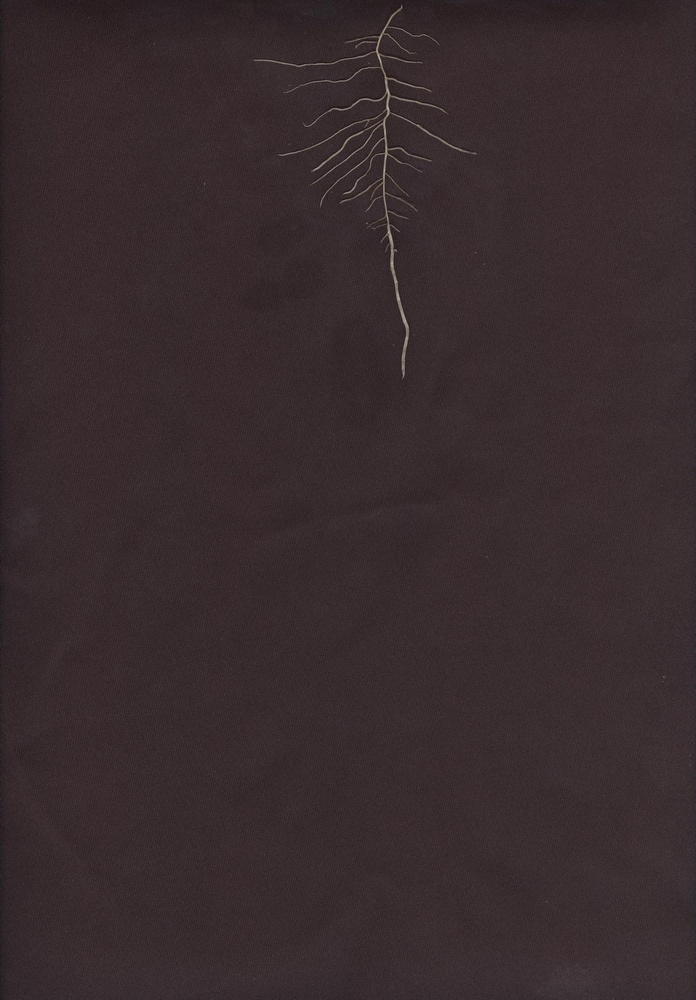
#> input picture project_rootSystem/data/datasetII/raw/15.jpg, 696 x 1000 px, shrunk from 1716 x 2464 before the run, found by its file name; its folder holds only this picture in this run
$ python main.py   (older library calls are emulated)
#> lines starting #> are read from the running program, lines starting #| are printed output that depends on the picture; after the words box and inside, x2 and y2 are one past the last pixel; in counts of white or black regions, pixels touching at a corner belong together
### project_rootSystem/models/Time/segment.py
import os
import cv2
import numpy as np
from collections import deque
import distinctipy

"""图片预处理"""
def preprocess(image):
    # 1.顶帽变化
    kernel = cv2.getStructuringElement(cv2.MORPH_ELLIPSE, (27, 27))  # 定义结构元素，这里使用一个较大的核，以便捕捉根系的细节
    tophat1 = cv2.morphologyEx(image, cv2.MORPH_TOPHAT, kernel)  # 应用顶帽变换
    tophat1 = cv2.normalize(tophat1, None, 0, 255, cv2.NORM_MINMAX)  # 调整对比度以更好地显示结果

    return tophat1

"""去除图片噪声"""
def denoise(image):
    # 找到所有的连通分量及其统计信息
    num_labels, labels, stats, centroids = cv2.connectedComponentsWithStats(image, 8, cv2.CV_32S)

    # 找到最大连通分量的索引
    max_area = 0
    max_area_index = -1
    for i in range(1, num_labels):  # 从1开始，因为0是背景
        if stats[i, cv2.CC_STAT_AREA] > max_area:
            max_area = stats[i, cv2.CC_STAT_AREA]
            max_area_index = i

    # 创建一个全黑的图像
    result_image = np.zeros_like(image)
    # 将最大连通分量的区域填充为白色
    result_image[labels == max_area_index] = 255
    # 将其他连通分量的区域变为黑色
    result_image[labels != max_area_index] = 0

    return  result_image

"""
    语义分割（分出主根和侧根）
    第一步：找出边缘点
    第二步：利用BFS算法找出第一个边缘点到其他边缘点的路径
    第三步：遍历所有路径，找出最长的路径作为主根路径（主根路径颜色加粗）
    第四步：给所有路径渲染颜色
"""
def db_bfs(image,img_arr,A,coods,filename): #img_arr为图像的二值矩阵，A为图像中像素为1的坐标二维矩阵

    # 记录每个点周围八个方向是否有邻域点
    def bafang(key):
        list_round = []  # 存储一个点周围八个方向，有哪些点
        for i in range(A.shape[0]):
            if np.linalg.norm(A[key, :] - A[i, :]) <= np.sqrt(2):  # 计算两空间点的距离：dist = np.linalg.norm(pt2 - pt1)
                if key != i:
                    list_round.append(i)
                else:
                    pass
            else:
                pass
        return list_round

    # BFS求路径
    def bfs_path(matrix, start, end):
        # 定义八个方向的移动
        directions = [
            (-1, 0), (1, 0), (0, -1), (0, 1),  # 上下左右
            (-1, -1), (-1, 1), (1, -1), (1, 1)  # 四个对角线
        ]
        rows, cols = len(matrix), len(matrix[0])
        queue = deque([start])  # 队列,存放遍历的点
        visited = set([start])  # 集合，标记访问过的的点
        prev = {start: None}  # 前驱节点字典

        while queue:
            current = queue.popleft()
            # 检查是否到达终点
            if current == end:
                break
            # 探索八个方向
            for d in directions:
                new_row, new_col = current[0] + d[0], current[1] + d[1]
                if 0 <= new_row < rows and 0 <= new_col < cols and \
                        (new_row, new_col) not in visited and matrix[new_row][new_col] == 1:
                    visited.add((new_row, new_col))
                    prev[(new_row, new_col)] = current
                    queue.append((new_row, new_col))
        # 重建路径
        path = []
        if (end in prev):
            while current:
                path.append(current)
                current = prev[current]
            path.reverse()
        return path

    # 筛选出主根路径
    def mainRoot(all_paths):
        max_length = 0
        main_root_list = []

        # 遍历all_paths，找出最长的序列
        for path in all_paths:
            if len(path) > max_length:
                max_length = len(path)
                main_root_list = path

        # 打印结果
        # print("最长的序列即主根是：", main_root_list)
        return main_root_list

    # 找出paths中缺少的coods坐标，组成新的分支路径
    def find_missing_coords(paths, coods):
        # 将所有paths中的坐标收集到一个集合中
        all_path_coords = set()
        for path in paths:
            all_path_coords.update(path)

        # 找出coods中不在paths中的坐标,作为一个分支
        missing_branches = [coord for coord in coods if tuple(coord) not in all_path_coords]
        return missing_branches

    # 生成差异度比较大的颜色
    def generate_distinct_colors_distinctipy(num_clusters):
        colors_rgb = distinctipy.get_colors(num_clusters)
        colors_255 = [(int(r * 255), int(g * 255), int(b * 255)) for r, g, b in colors_rgb]
        return np.array(colors_255, dtype=np.uint8)

    # 将主根路径的坐标以及它们左右两侧的坐标渲染为红色
    def render_main_root(path, image):
        color = (255, 0, 0)
        for coord in path:
            y, x = coord
            # 确保坐标在图像范围内
            if 0 <= x < width and 0 <= y < height:
                image[y, x] = color  # 红色
                if x > 5:
                    image[y, x - 1] = color  # 左侧坐标
                    image[y, x - 2] = color
                    image[y, x - 3] = color
                    image[y, x - 4] = color
                    image[y, x - 5] = color
                if x < width - 5:
                    image[y, x + 1] = color  # 右侧坐标
                    image[y, x + 2] = color
                    image[y, x + 3] = color
                    image[y, x + 4] = color
                    image[y, x + 5] = color

    # 将cleaned_paths里的所有序列坐标渲染成红色以外的随机颜色
    def render_Branches_paths(paths, image):
        num_clusters = len(paths)
        colors = generate_distinct_colors_distinctipy(num_clusters)
        p=0
        for path in paths:
            color=colors[p]
            for coord in path:
                y, x = coord
                # 确保坐标在图像范围内
                if 0 <= x < width and 0 <= y < height:
                    image[y, x] = color
                    if x > 4:
                        image[y, x - 1] = color  # 左侧坐标
                        image[y, x - 2] = color
                        image[y, x - 3] = color
                        image[y, x - 4] = color
                        image[y - 1, x] = color
                        image[y - 2, x] = color
                        image[y - 3, x] = color
                    if x < width - 4:
                        image[y, x + 1] = color  # 右侧坐标
                        image[y, x + 2] = color
                        image[y, x + 3] = color
                        image[y, x + 4] = color
            p=p+1

    #第一步：找出所有边缘点
    list_1=[]
    for i in range(A.shape[0]):
        if len(bafang(i))==1: #找到所有边缘点，分类数>=边缘点个数
            list_1.append(i)
        else:pass

    #第二步：寻找第一个边缘点到其他边缘点的路径
    all_paths = []
    start = coods[list_1[0]]
    for i in list_1:
        if i!=0:
            end=coods[i]
            path = bfs_path(img_arr, start, end)#使用bfs算法寻找
            all_paths.append(path)


    #第三步：分出主根路径与侧根路径
    main_root=mainRoot(all_paths) #主根路径
    # 创建一个集合，包含主根序列中的所有坐标
    main_root_set = set()
    for coord in main_root:
        main_root_set.add(coord)
    allBranchs_paths=[]
    for path in all_paths:
        allBranchs_path = [coord for coord in path if coord not in main_root_set]
        if len(allBranchs_path)>15:  # 只有当清理后的路径不为空时才添加
            allBranchs_paths.append(allBranchs_path)
    # paths保存所有根的路径坐标
    missing_coords = find_missing_coords(allBranchs_paths + [main_root], coods)
    allBranchs_paths.append(missing_coords)
    paths = allBranchs_paths
    paths.append(main_root)
    # print("allBranchs_paths:",allBranchs_paths) #最终的所有路径

    #第四步：渲染主根和侧根
    height, width = image.shape[:2]  # 获取原始图像的尺寸
    # 创建一个尺寸与原始图像相同且全黑的RGB图像,所有值都设置为0
    fenge_image = np.zeros((height, width, 3), dtype=np.uint8)
    # 渲染主根路径
    render_main_root(main_root, fenge_image)
    # 渲染清理后的路径
    render_Branches_paths(allBranchs_paths, fenge_image)


    #保存语义分割图
    save_path = r"C:\Users\xsy\Desktop\testImage\test3\seg"
    # 检查保存路径是否存在，如果不存在则创建
    if not os.path.exists(save_path):
        os.makedirs(save_path)
    # 构建完整的保存路径
    full_save_path = os.path.join(save_path, "seg_" + filename)
    # 保存图像
    fenge_image_rgb = cv2.cvtColor(fenge_image, cv2.COLOR_BGR2RGB)
    cv2.imwrite(full_save_path, fenge_image_rgb)
    print(f"Image saved to {full_save_path}")

    # 返回所有路径
    allBranchs_paths.append(main_root)
    paths=allBranchs_paths

    return paths

### project_rootSystem/models/Time/getFeatures.py
import numpy as np
from scipy.spatial import ConvexHull
from Py_Projects.project_rootSystem.project_rootSystem.models.Time.calibrate import Calibrate
import matplotlib.pyplot as plt

"""
    获取根系表型特征
    1.主根长（mm）
    2.总根长(mm)
    3.根表面积(mm2）
    4.根深(mm)
    5.根宽(mm)
    6.根宽深比
    7.分支数（侧根数）
    8.根密度
    [根系连接分析（研究根系分支角度、连通性等形态特征）、
    根系拓扑分析（研究根系连接数量、路径长度）、
    根系伸展分析（记录根系整体等分布情况）]
"""
def GetFeatures(all_paths,rootFeatures,denoise_image):
    #获取像素对应的mm
    pixel_size_mm=float(Calibrate())

    # 1.主根长
    numOfRoot = len(all_paths)
    mainPath = all_paths[numOfRoot - 1]
    mainLength= len(mainPath) * pixel_size_mm
    rootFeatures['Length'].append(format(mainLength, '.3g'))

    # 2.总根长=每条根的长度相加
    length = 0
    for path in all_paths:
        length = length + len(path)
    totalLength=length * pixel_size_mm
    rootFeatures['TotalLength'].append(format(totalLength, '.3g'))

    # 3.根的表面积=根的所有像素点总数
    img_arr = np.array(denoise_image)
    img_arr = img_arr.astype(float)  # 图像的二值矩阵
    coords =np.where(img_arr == 1) # 提取像素值为1的坐标
    coords_normal = list(zip(coords[0], coords[1]))  # 像素值为1的坐标列表
    surfArea = len(coords_normal) * pixel_size_mm * pixel_size_mm
    rootFeatures['SurfArea'].append(format(surfArea, '.3g'))

    # 4.根深=竖直方向两端像素点的距离（取根的纵坐标最大值与最小值之差）
    y_coords = [x for x, y in coords_normal]  # 提取所有y坐标
    y_diff = (max(y_coords) - min(y_coords))* pixel_size_mm # 计算y坐标的最大值和最小值之差,即为根深
    rootFeatures['Depth'].append(format(y_diff, '.3g'))

    # 5.根宽=水平方向两端像素点的距离（取根的横坐标最大值与最小值之差）
    x_coords = [y for x, y in coords_normal]  # 提取所有x坐标
    x_diff = (max(x_coords) - min(x_coords)) * pixel_size_mm # 计算x坐标的最大值和最小值之差
    rootFeatures['Width'].append(format(x_diff, '.3g'))

    # 6.根宽深比
    rootFeatures['WDRatio'].append(format(x_diff/y_diff, '.3g'))

    # 7.分支数
    rootFeatures['Branches'].append(numOfRoot-1)

    # 8.根密度：单位土壤体积中根的总长度
    # soil_coords = np.where(img_arr == 0)  # 提取像素值为0的坐标(图像代表的土壤体积）
    soil_coords = np.column_stack(np.where(img_arr == 0))
    rootFeatures['Density'].append(format((length)/float(len(soil_coords)),'.4g'))

    #9.凸包面积
    coords1 = np.column_stack(np.where(img_arr == 1))

    # [12 lines of commented-out code are left out]

    hull = ConvexHull(coords1)
    # 计算凸包的面积
    envelopeArea = (hull.area) * pixel_size_mm  #

    rootFeatures['EnvelopeArea'].append(format(envelopeArea, '.3g'))

    # 绘制原始点集
    plt.plot(coords1[:, 0], coords1[:, 1], 'o')

    # 绘制凸包的顶点
    for simplex in hull.simplices:
        plt.plot(coords1[simplex, 0], coords1[simplex, 1], 'k-')

    # 标记凸包的顶点
    plt.plot(coords1[:, 0], coords1[:, 1], 'ko')

    # 设置图表标题和标签
    plt.title("Convex Hull")
    plt.xlabel("X")
    plt.ylabel("Y")

    # 显示图表
    plt.show()

    print("SurfArea:",len(coords_normal))
    print("EnvelopeArea:",hull.area)

    return True

### project_rootSystem/main.py
import cv2
import numpy as np
import pandas as pd
import matplotlib.pyplot as plt
from skimage.morphology import skeletonize
import os

from project_rootSystem.project_rootSystem.models.Time.getFeatures import GetFeatures
from project_rootSystem.project_rootSystem.models.Time.segment import preprocess,denoise,db_bfs


def main():

    # 设置根系特征的数据结构（用字典存储）
    rootFeatures = {
        'Length': [],  # 主根长
        'TotalLength': [],  # 总根长
        'SurfArea': [],  # 表面积
        'Depth': [],  # 根深
        'Width': [],  # 根宽
        'WDRatio': [],  # 深宽比
        'Branches': [],  # 分支数
        'Density': [],  # 根密度
        'EnvelopeArea':[],# 凸包面积
    }

    folder_path = r'D:\PyCharm\Py_Projects\project_rootSystem\project_rootSystem\data\raw'
    for filename in os.listdir(folder_path):
        # 构造完整的文件路径
        file_path = os.path.join(folder_path, filename)
        # 使用 OpenCV 读取图片
        img = cv2.imread(file_path)
#> img is the input picture: shape (1000, 696, 3); mean B, G, R 45.8, 43.5, 55.9
        gray = cv2.cvtColor(img, cv2.COLOR_BGR2GRAY)# 转换为灰度图像

        # 对图片进行预处理
        preImage = preprocess(gray)
#> in preprocess, `tophat1 = cv2.morphologyEx(image, cv2.MORPH_TOPHAT, kernel)`:
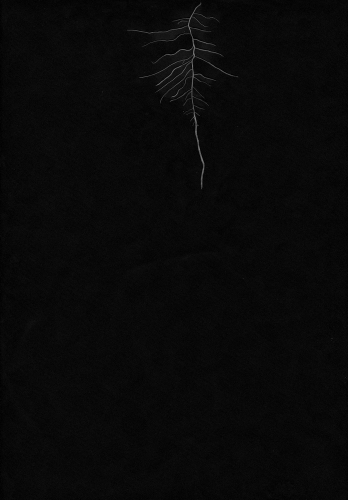
#> tophat1: shape (1000, 696) (shown at 1/2 size); min 0, max 157, mean 9

        # 二值分割
        _, binary_image = cv2.threshold(preImage, 40, 255, cv2.THRESH_BINARY)  # 通常设为90
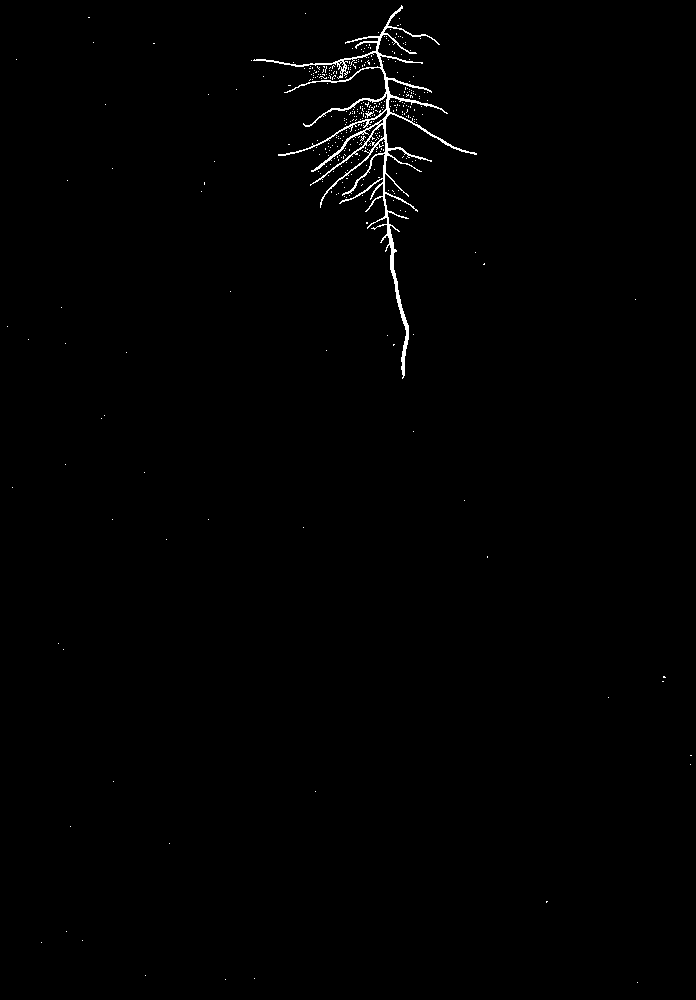
#> binary_image: shape (1000, 696); 0.7% white in thin lines or dots

        # 去噪
        kernel1 = cv2.getStructuringElement(cv2.MORPH_RECT, (3, 3)) #5,5
        eroded = cv2.erode(binary_image, kernel1, iterations=1)
        kernel2 = cv2.getStructuringElement(cv2.MORPH_RECT, (5, 5))#7,7
        dilated = cv2.dilate(eroded, kernel2, iterations=1)
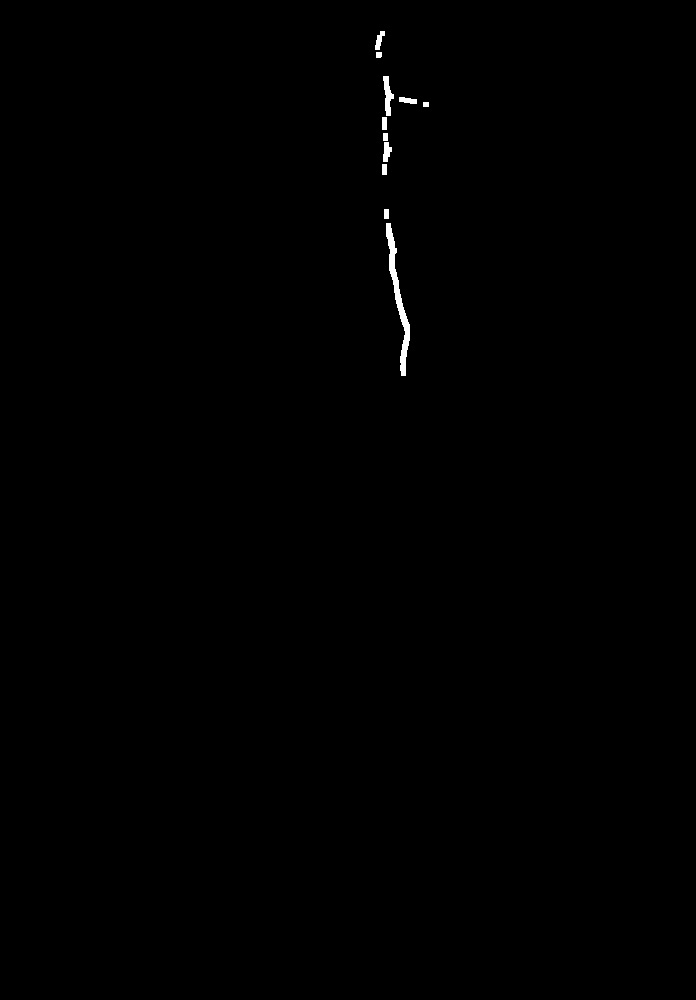
#> dilated: shape (1000, 696); 0.25% white; 11 white regions, largest, box (x1, y1, x2, y2) and area: (386, 223, 410, 376) 941, (383, 76, 394, 116) 237, (383, 142, 392, 162) 123
        # eroded = cv2.dilate(dilated, kernel1, iterations=1)
        # dilated = cv2.dilate(eroded, kernel2, iterations=1)
        denoise_image = denoise(dilated)
#> in denoise, `num_labels, labels, stats, centroids = cv2.connectedComponentsWithStat..`: num_labels = 12; stats = [[0, 0, 696, 1000, 694231], [375, 31, 10, 19, 101], [376, 52, 6, 6, 35], [383, 76, 11, 40, 237], [399, 97, 18, 7, 92], [423, 102, 6, 5, 30], [382, 117, 5, 13, 65], [383, 133, 5, 8, 40], [383, 142, 9, 20, 123], [382, 164, 5, 11, 55], [384, 209, 5, 10, 50], [386, 223, 24, 153, 941]]; centroids = [[347.4, 500.2], [379, 39.91], [378.4, 54.43], [387.3, 95.21], [407.5, 100.1], [425.5, 104], [384, 123], [385, 136.5], [386.3, 151.4], [384, 169], [386, 213.5], [397.9, 298.2]]
#> the loop in denoise, `for i in range(1, num_labels):` made 11 passes
#> max_area on passes 1, 3, 11: 101, 237, 941
#> after the loop in denoise, `for i in range(1, num_labels):`: max_area = 941; max_area_index = 11

        #可视化
        plt.figure(figsize=(20, 5))
        plt.subplot(1, 4, 1)
        plt.imshow(img, cmap='gray')
        plt.title('PreImage')
        plt.axis('off')
        plt.subplot(1, 4, 2)
        plt.imshow(binary_image, cmap='gray')
        plt.title('Denoise_Image')
        plt.axis('off')
        plt.subplot(1, 4, 3)
        plt.imshow(preImage, cmap='gray')
        plt.title('PreImage')
        plt.axis('off')
        plt.subplot(1, 4, 4)
        plt.imshow(denoise_image, cmap='gray')
        plt.title('Denoise_Image')
        plt.axis('off')
        plt.show()


        # 骨架化处理
        denoise_image[denoise_image == 255] = 1
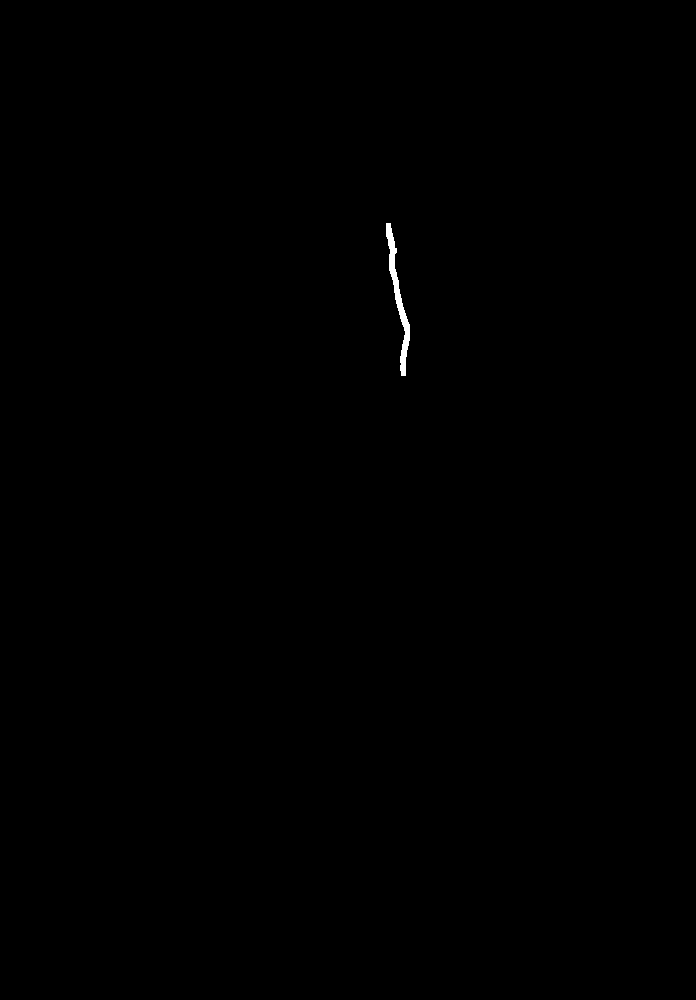
#> denoise_image: shape (1000, 696); values 0 (black) and 1 (white), 0.14% white; 1 white region, box (x1, y1, x2, y2) and area: (386, 223, 410, 376) 941
        denoise_image = denoise_image.astype(np.uint8)
        skeleton = skeletonize(denoise_image)

        # 将图像转换为特征向量
        #提取图像坐标和矩阵
        img_arr = np.array(skeleton)
        img_arr = img_arr.astype(float)  # 图像的二值矩阵
        # 提取像素值为1的坐标
        coords = np.where(img_arr == 1)
#> coords = 154 positions, rows 224 to 374, columns 388 to 407
        coords_normal = list(zip(coords[0], coords[1]))  # 像素值为1的坐标列表
#> coords_normal = 154 pairs, first value 224 to 374, second value 388 to 407
        array_coords = np.array(coords_normal)  # 转换为矩阵
#> array_coords has the same summary as coords_normal

        # 语义分割(返回主根、侧根路径）
        all_paths = db_bfs(img, img_arr, array_coords, coords_normal,filename)
#> in db_bfs, `start = coods[list_1[0]]`: start = (224, 389)
#> the loop in db_bfs, `for i in list_1:` made 3 passes
#> (end, rows in bfs_path, cols in bfs_path) on passes 2 to 3: ((249, 395), 1000, 696), ((374, 402), 1000, 696)
#> after the loop in db_bfs, `for i in list_1:`: all_paths = 2 items
#> the loop in mainRoot, `for path in all_paths:` made 2 passes
#> max_length on passes 1 to 2: 29, 151
#> after the loop in mainRoot, `for path in all_paths:`: main_root_list = 151 pairs, first value 224 to 374, second value 388 to 407; max_length = 151
#> in db_bfs, `main_root=mainRoot(all_paths)`: main_root has the same summary as main_root_list in mainRoot
#> the loop in db_bfs, `for coord in main_root:` made 151 passes
#> coord on passes 1 to 3: (224, 389), (225, 388), (226, 388)
#> after the loop in db_bfs, `for coord in main_root:`: main_root_set = 151 items
#> the loop in db_bfs, `for path in all_paths:` made 2 passes
#> allBranchs_path on pass 1: [(250, 393), (249, 394), (249, 395)]
#> after the loop in db_bfs, `for path in all_paths:`: allBranchs_paths = []
#> in find_missing_coords, `missing_branches = [coord for coord in coods if tuple(coord) not in al..`: missing_branches = [(249, 394), (249, 395), (250, 393)]
#> in db_bfs, `paths = allBranchs_paths`: paths = [[(249, 394), (249, 395), (250, 393)]]
#> the loop in render_main_root, `for coord in path:` made 151 passes
#> (coord, x) on passes 1 to 3: ((224, 389), 389), ((225, 388), 388), ((226, 388), 388)
#> in render_Branches_paths, `num_clusters = len(paths)`: num_clusters = 2
#> (the call stopped at in generate_distinct_colors_distinctipy, `colors_rgb = distinctipy.get_colors(num_clusters)`: distinctipy is not available in this run)
#> in db_bfs, `paths=allBranchs_paths`: paths = 3 items
#> all_paths = 3 items

        # 获取根系特征
        GetFeatures(all_paths,rootFeatures,denoise_image)
#> (the call stopped at in GetFeatures, `pixel_size_mm=float(Calibrate())`: Py_Projects is not available in this run)
        print(file_path)

    print(rootFeatures)

    # 将rootFeatures保存为表格
    df = pd.DataFrame(rootFeatures)
    #保存为CSV文件
    df.to_csv(".\\rootFeatures2.csv", index=False, header=False)


if __name__ == "__main__":

    main()
